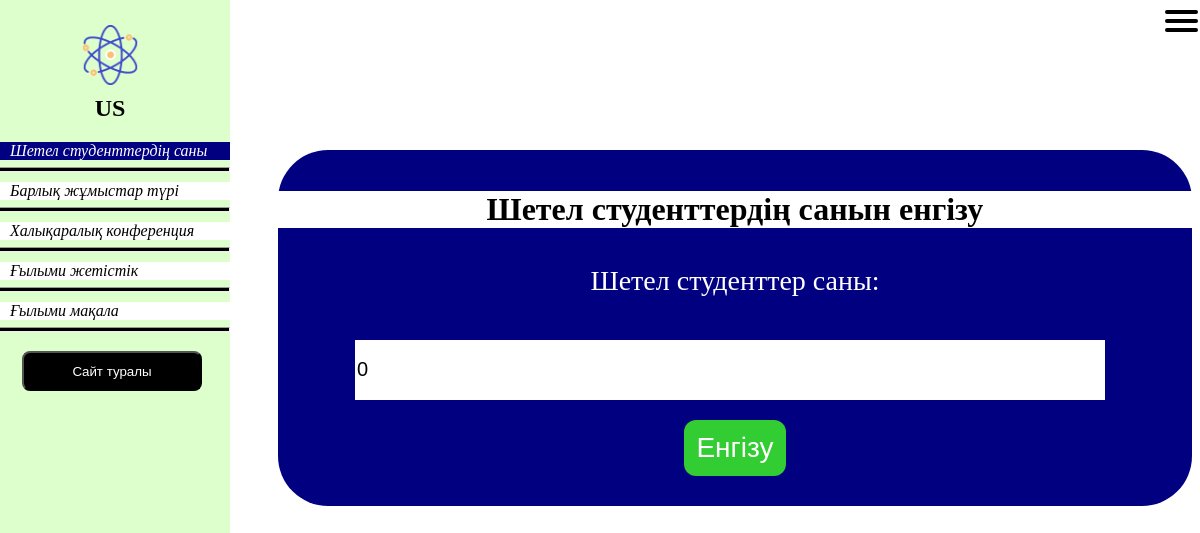
The app's page /addstudents/ with its own data.
### article/models.py (models this page shows, shortened)
class Worktype(models.Model):
    name = models.CharField(max_length=100, db_index=True, verbose_name="Ғылыми жұмыстың түрі")
    slug = models.SlugField(max_length=255, unique=True, db_index=True, verbose_name="Ғылыми жұмыстың url-адресі")
    def get_absolute_url(self):
        return reverse('type', kwargs={'type_slug': self.slug})
    class Meta:
        verbose_name = 'Ғылыми жұмыстың түрі'
        verbose_name_plural = 'Ғылыми жұмыстың түрлері'
        ordering = ['id']

### article/views.py (the view, shortened to what this page needs)
# urls.py: path('addstudents/', addstudents, name='add_students'),
def addstudents(request):
        user_menu = menu.copy()
        error = 'Detected error '
        user_menu.pop(1)
        form = AddStudentsForm()
        data = {'form': form,
                'error': error,
                'types': types,
                'menu': user_menu}
        return render(request, 'article/addstudents.html', data)

### article/forms.py
class AddStudentsForm(forms.ModelForm):
    class Meta:
        model = Foreign_Students
        fields = ['students']
        widgets = {'students': forms.NumberInput(attrs={'class': 'form-input'})}

### article/templates/article/addstudents.html (shortened to what this page needs)
{% extends 'article/list_types.html' %}
{% load static %}
{% block form %}
<div class="form"  >
    <h1 align="center" style="margin-left:-0.2px;background-color:white; color:black;">Шетел студенттердің санын енгізу</h1>
<form action="{% url 'add_students' %}" method="post" enctype="multipart/form-data">
{% for f in form %}
<p align="center"><label class="form-label" for="{{ f.id_for_label }}">{{f.label}}:</p> </label>
    <br> <div style="margin-left:-10px">{{ f }}</div>
{% endfor %}
    <button type="submit" class="alert-warning" ><p>Енгізу</p></button>
</form>
</div>
{% endblock %}

### article/templates/article/list_types.html
{% extends 'article/base.html' %}
{% block list_types %}
<sel><a href="{% url 'students' %}"><li  style="background-color:navy"><p5>Шетел студенттердің саны</p5></li></a><hr></sel>
{% if type_selected == 0 %}
<sel><a href="{% url 'home' %}" ><li><p5  style="color:white;">Барлық жұмыстар түрі</p5></li></a><hr></sel>
{% else %}	<unsel><a href="{% url 'home' %}"><li><p5>Барлық жұмыстар түрі</p5></li></a><hr></unsel>
				{% endif %}	{% for t in types %}{% if t.article__count > 0 %}	{% if t.pk == type_selected %}
			<sel><a href="{{ t.get_absolute_url }}" ><li><p5>{{t.name}}</p5  ></li></a><hr></sel>
	{% else %}
<unsel><a href="{{ t.get_absolute_url }}" ><li><p5>{{t.name}}</p5></li></a><hr></unsel>
	{% endif %}{% endif %}{% endfor %}		{% endblock %}

### article/static/article/css/styles.css (style rules this page uses)
body { background-color:White ; -webkit-touch-callout: none; -webkit-user-select: none; -khtml-user-select: none; -moz-user-select: none; -ms-user-select: none; user-select: none; }
p { font:italic 20px bold "Times New Roman", Times, serif ; margin-left:20px; }
a { text-decoration: none; color: white; font:italic 20px bold "Times New Roman", Times, serif ; }
p5 { color:red;font:italic 16px bold "Times New Roman", Times, serif ; }
.form { min-height: 50px; margin-left:270px;max-width:1100px;padding-top:20px; border-radius:50px; top: 180px; margin-bottom: 50px; margin-top: 150px; left:450px; background:Navy; }

### article/static/article/css/navigation.css (style rules this page uses)
.nav p5 { font-style: italic; display: block; margin-left:25px; }
.nav ul hr { height: 3px; margin-left:-40px; margin-right:-20px; margin-top:7px ; position:fixed margin: 0 auto;background: #000 }
.nav a { font:italic bold "Times New Roman", Times, serif ; font-style: italic; }
sel a li { background-color:black;margin-top: 10px;margin-right: -20px; }
sel p5 { color:white; }
unsel a li { background-color:white; margin-top: 10px;margin-right: -20px; }
unsel p5 { margin-left: 25px;color:black; }
.nav ul unsel { background-color:white;color:black; }

### article/static/article/css/registration.css (style rules this page uses)
ul li { cursor:pointer; text-decoration:none; font-style: italic; color: white; }

### article/static/article/css/form.css (style rules this page uses)
form { margin-left: 0%; text-align:center; min-width:400px; padding-top: 10px; padding-bottom: 30px; }
form p { color: white; font-size: 28px;margin: 5px; }
input { display: inline-block; border: 0px solid red; font-size:20px ; min-width:750px;min-height:60px; margin: 20px; }

### article/static/article/css/buttons.css (style rules this page uses)
.alert-warning { display:inline-block; font-weight:20px; line-height:1.5; text-align:center; text-decoration:none; vertical-align:middle; cursor:pointer; background-color:transparent; border:1px solid transparent; border-radius:12px; transition:color .15s color:white; background-color:LimeGreen; }

### records on screen
Worktype: name "Халықаралық конференция"
Worktype: name "Ғылыми жетістік"
Worktype: name "Ғылыми мақала"

### other values on screen
{{ f.label }} "Шетел студенттер саны"
